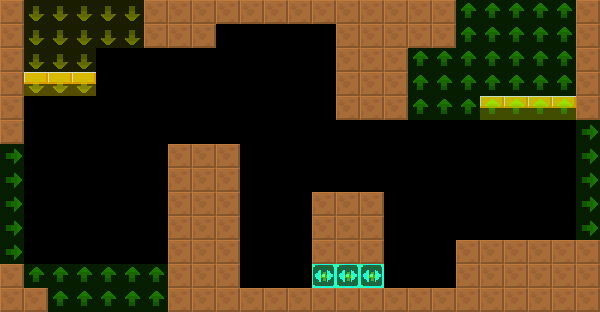

A level layout from a 2D game, rendered from its tile map. Below: a short description, then the map file with tile-grid data replaced by summaries:
An orthogonal 25x13 tile map with 24x24 px tiles, 2 tile layers (col, lnk), 2 tilesets and 2 objects (2x RotatingBall).

<map version="1.4" tiledversion="1.4.2" orientation="orthogonal" renderorder="right-down" width="25" height="13" tilewidth="24" tileheight="24" infinite="0" nextlayerid="4" nextobjectid="8">
 <tileset firstgid="6" source="../../lnk.tsx" />
 <tileset firstgid="1" source="../../col.tsx" />
 <layer id="1" name="col" width="25" height="13">
  <data>[325 cells, 111 non-empty, 3 distinct tile ids]</data>
 </layer>
 <layer id="2" name="lnk" width="25" height="13" opacity="0.5">
  <data>[325 cells, 71 non-empty, 4 distinct tile ids]</data>
 </layer>
 <objectgroup id="3" name="markers" opacity="0.5">
  <object id="1" name="RotatingBall" type="RotatingBall" x="384" y="96" width="24" height="24">
   <properties>
    <property name="yr" value="0" />
    <property name="xr" value="0" />
    <property name="customId" value="3" />
   </properties>
  </object>
  <object id="2" name="RotatingBall" type="RotatingBall" x="192" y="168" width="24" height="24">
   <properties>
    <property name="yr" value="0" />
    <property name="xr" value="0" />
    <property name="customId" value="1" />
   </properties>
  </object>
 </objectgroup>
</map>
